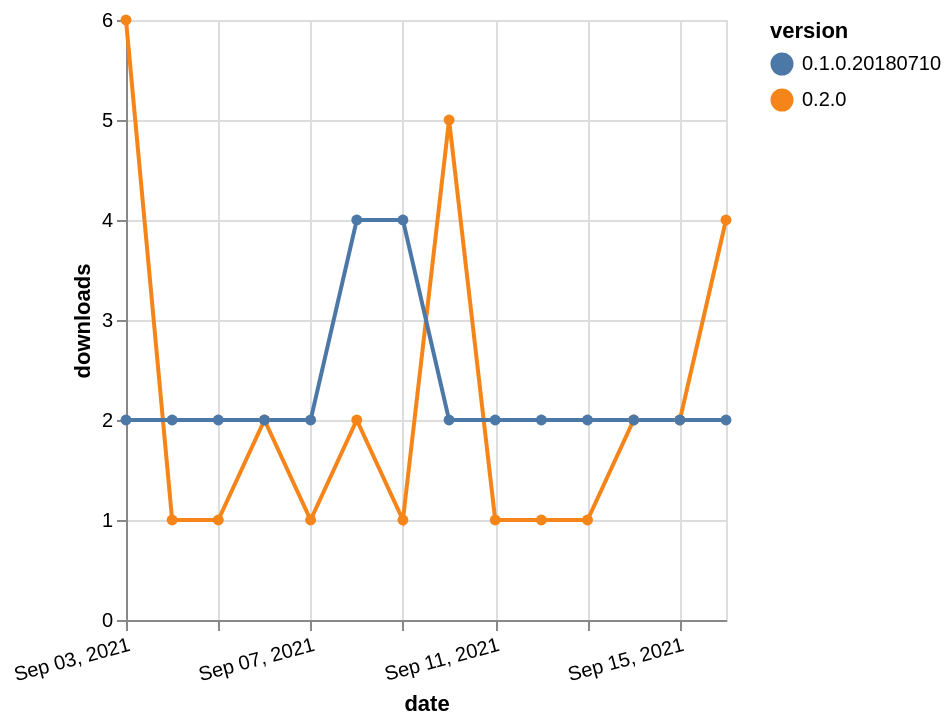

Vega-Lite specification for this chart:
### Vega-Lite specification from a JSON file in a GitHub repository (floating-point values rounded to 4 significant figures)
{"$schema": "https://vega.github.io/schema/vega-lite/v5.json", "description": "A simple bar chart with embedded data.", "data": {"values": [{"date": "2021-09-03", "total": 905, "delta": 6, "version": "0.2.0"}, {"date": "2021-09-04", "total": 906, "delta": 1, "version": "0.2.0"}, {"date": "2021-09-05", "total": 907, "delta": 1, "version": "0.2.0"}, {"date": "2021-09-06", "total": 909, "delta": 2, "version": "0.2.0"}, {"date": "2021-09-07", "total": 910, "delta": 1, "version": "0.2.0"}, {"date": "2021-09-08", "total": 912, "delta": 2, "version": "0.2.0"}, {"date": "2021-09-09", "total": 913, "delta": 1, "version": "0.2.0"}, {"date": "2021-09-10", "total": 918, "delta": 5, "version": "0.2.0"}, {"date": "2021-09-11", "total": 919, "delta": 1, "version": "0.2.0"}, {"date": "2021-09-12", "total": 920, "delta": 1, "version": "0.2.0"}, {"date": "2021-09-13", "total": 921, "delta": 1, "version": "0.2.0"}, {"date": "2021-09-14", "total": 923, "delta": 2, "version": "0.2.0"}, {"date": "2021-09-15", "total": 925, "delta": 2, "version": "0.2.0"}, {"date": "2021-09-16", "total": 929, "delta": 4, "version": "0.2.0"}, {"date": "2021-09-03", "total": 2640, "delta": 2, "version": "0.1.0.20180710"}, {"date": "2021-09-04", "total": 2642, "delta": 2, "version": "0.1.0.20180710"}, {"date": "2021-09-05", "total": 2644, "delta": 2, "version": "0.1.0.20180710"}, {"date": "2021-09-06", "total": 2646, "delta": 2, "version": "0.1.0.20180710"}, {"date": "2021-09-07", "total": 2648, "delta": 2, "version": "0.1.0.20180710"}, {"date": "2021-09-08", "total": 2652, "delta": 4, "version": "0.1.0.20180710"}, {"date": "2021-09-09", "total": 2656, "delta": 4, "version": "0.1.0.20180710"}, {"date": "2021-09-10", "total": 2658, "delta": 2, "version": "0.1.0.20180710"}, {"date": "2021-09-11", "total": 2660, "delta": 2, "version": "0.1.0.20180710"}, {"date": "2021-09-12", "total": 2662, "delta": 2, "version": "0.1.0.20180710"}, {"date": "2021-09-13", "total": 2664, "delta": 2, "version": "0.1.0.20180710"}, {"date": "2021-09-14", "total": 2666, "delta": 2, "version": "0.1.0.20180710"}, {"date": "2021-09-15", "total": 2668, "delta": 2, "version": "0.1.0.20180710"}, {"date": "2021-09-16", "total": 2670, "delta": 2, "version": "0.1.0.20180710"}]}, "width": "container", "mark": {"type": "line", "point": {"filled": true}}, "encoding": {"x": {"field": "date", "type": "temporal", "timeUnit": "yearmonthdate", "title": "date", "axis": {"labelAngle": -15}}, "y": {"field": "delta", "type": "quantitative", "title": "downloads"}, "color": {"field": "version", "type": "nominal"}, "tooltip": {"field": "delta"}}}
